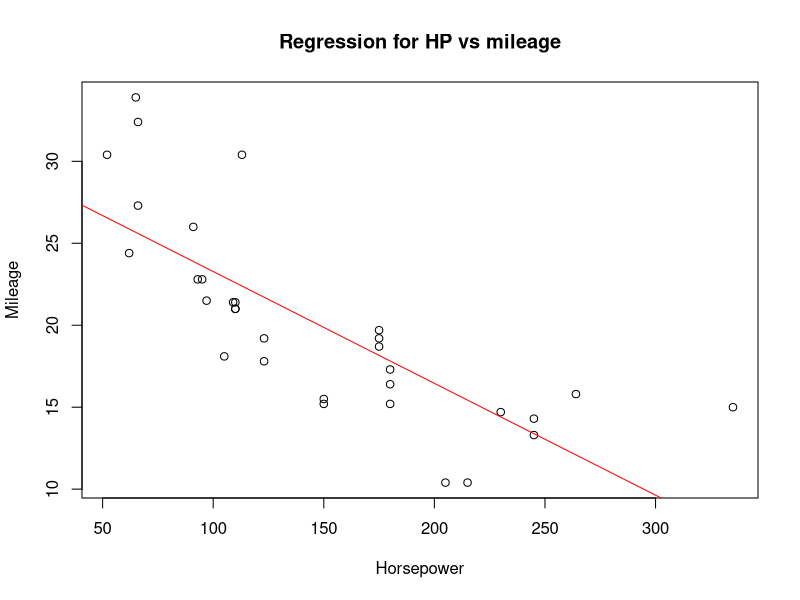
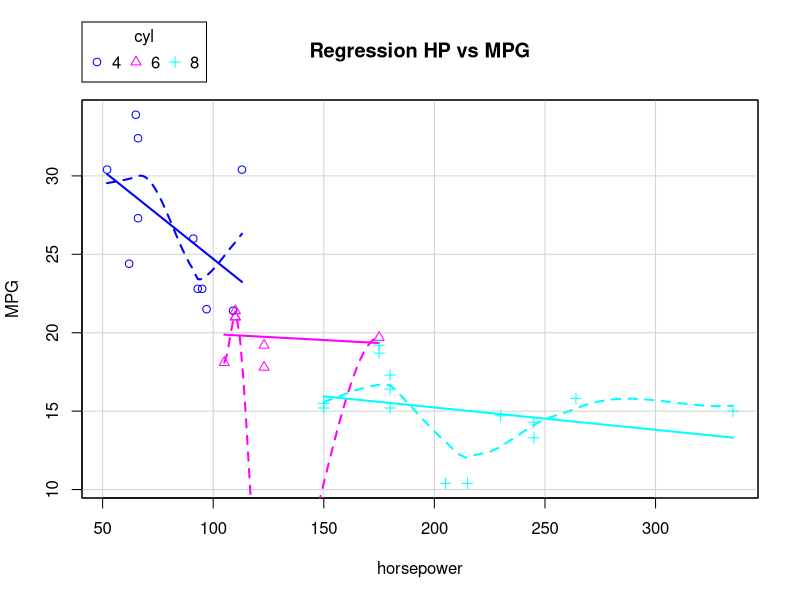

Here is the R script that generated these plots, in order:
mtcars
plot(mtcars$hp,mtcars$mpg,main="Regression for HP vs mileage",
     xlab = "Horsepower",ylab = "Mileage")
abline(lm(mpg ~ hp, data = mtcars),col='red')

install.packages("car")
library(car)
scatterplot(mpg ~ hp | cyl, data = mtcars, xlab = "horsepower", 
            ylab = "MPG",main="Regression HP vs MPG")

